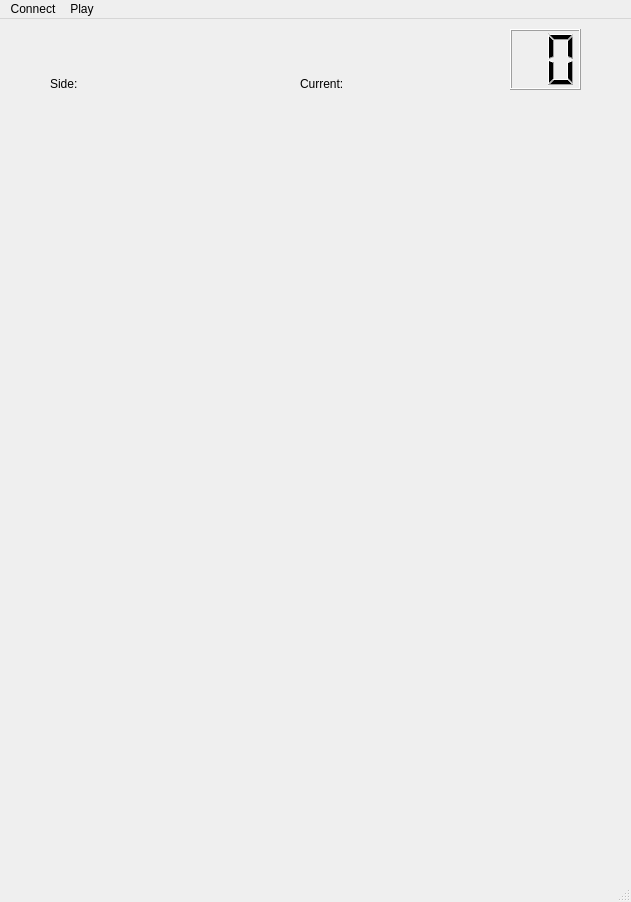
<?xml version="1.0" encoding="UTF-8"?>
<ui version="4.0">
 <class>MainWindow</class>
 <widget class="QMainWindow" name="MainWindow">
  <property name="geometry">
   <rect>
    <x>0</x>
    <y>0</y>
    <width>631</width>
    <height>902</height>
   </rect>
  </property>
  <property name="sizePolicy">
   <sizepolicy hsizetype="Fixed" vsizetype="Fixed">
    <horstretch>0</horstretch>
    <verstretch>0</verstretch>
   </sizepolicy>
  </property>
  <property name="minimumSize">
   <size>
    <width>0</width>
    <height>0</height>
   </size>
  </property>
  <property name="maximumSize">
   <size>
    <width>16777215</width>
    <height>16777215</height>
   </size>
  </property>
  <property name="windowTitle">
   <string>Military Chess</string>
  </property>
  <property name="windowIcon">
   <iconset resource="res.qrc">
    <normaloff>:/pic/Resource/icon.ico</normaloff>:/pic/Resource/icon.ico</iconset>
  </property>
  <widget class="QWidget" name="centralwidget">
   <widget class="QLCDNumber" name="TimeLeftLCD">
    <property name="geometry">
     <rect>
      <x>510</x>
      <y>10</y>
      <width>71</width>
      <height>61</height>
     </rect>
    </property>
    <property name="digitCount">
     <number>2</number>
    </property>
   </widget>
   <widget class="QLabel" name="TernLabel">
    <property name="geometry">
     <rect>
      <x>380</x>
      <y>50</y>
      <width>101</width>
      <height>30</height>
     </rect>
    </property>
    <property name="text">
     <string/>
    </property>
    <property name="alignment">
     <set>Qt::AlignLeading|Qt::AlignLeft|Qt::AlignVCenter</set>
    </property>
   </widget>
   <widget class="QLabel" name="TeamLabel">
    <property name="geometry">
     <rect>
      <x>103</x>
      <y>50</y>
      <width>101</width>
      <height>30</height>
     </rect>
    </property>
    <property name="text">
     <string/>
    </property>
    <property name="alignment">
     <set>Qt::AlignLeading|Qt::AlignLeft|Qt::AlignVCenter</set>
    </property>
   </widget>
   <widget class="QLabel" name="InfoLabel">
    <property name="geometry">
     <rect>
      <x>50</x>
      <y>14</y>
      <width>461</width>
      <height>31</height>
     </rect>
    </property>
    <property name="text">
     <string/>
    </property>
    <property name="alignment">
     <set>Qt::AlignLeading|Qt::AlignLeft|Qt::AlignVCenter</set>
    </property>
   </widget>
   <widget class="QLabel" name="TeamTeamLabel">
    <property name="geometry">
     <rect>
      <x>50</x>
      <y>50</y>
      <width>51</width>
      <height>30</height>
     </rect>
    </property>
    <property name="text">
     <string>Side:</string>
    </property>
    <property name="alignment">
     <set>Qt::AlignLeading|Qt::AlignLeft|Qt::AlignVCenter</set>
    </property>
   </widget>
   <widget class="QLabel" name="TernTernLabel">
    <property name="geometry">
     <rect>
      <x>300</x>
      <y>50</y>
      <width>61</width>
      <height>30</height>
     </rect>
    </property>
    <property name="text">
     <string>Current:</string>
    </property>
    <property name="alignment">
     <set>Qt::AlignLeading|Qt::AlignLeft|Qt::AlignVCenter</set>
    </property>
   </widget>
  </widget>
  <widget class="QMenuBar" name="menubar">
   <property name="geometry">
    <rect>
     <x>0</x>
     <y>0</y>
     <width>631</width>
     <height>23</height>
    </rect>
   </property>
   <widget class="QMenu" name="menuConnect">
    <property name="title">
     <string>Connect</string>
    </property>
    <addaction name="actionCreate_connection_as_a_server"/>
    <addaction name="actionConnect_to_a_server"/>
   </widget>
   <widget class="QMenu" name="menuPlay">
    <property name="title">
     <string>Play</string>
    </property>
    <addaction name="actionStart"/>
    <addaction name="actionAdmit_defeat"/>
   </widget>
   <addaction name="menuConnect"/>
   <addaction name="menuPlay"/>
  </widget>
  <widget class="QStatusBar" name="statusbar"/>
  <action name="actionCreate_connection_as_a_server">
   <property name="text">
    <string>Create connection as a server</string>
   </property>
  </action>
  <action name="actionConnect_to_a_server">
   <property name="text">
    <string>Connect to a server</string>
   </property>
  </action>
  <action name="actionStart">
   <property name="text">
    <string>Ready</string>
   </property>
  </action>
  <action name="actionAdmit_defeat">
   <property name="text">
    <string>Admit defeat</string>
   </property>
  </action>
 </widget>
 <resources>
  <include location="res.qrc"/>
 </resources>
 <connections/>
</ui>
